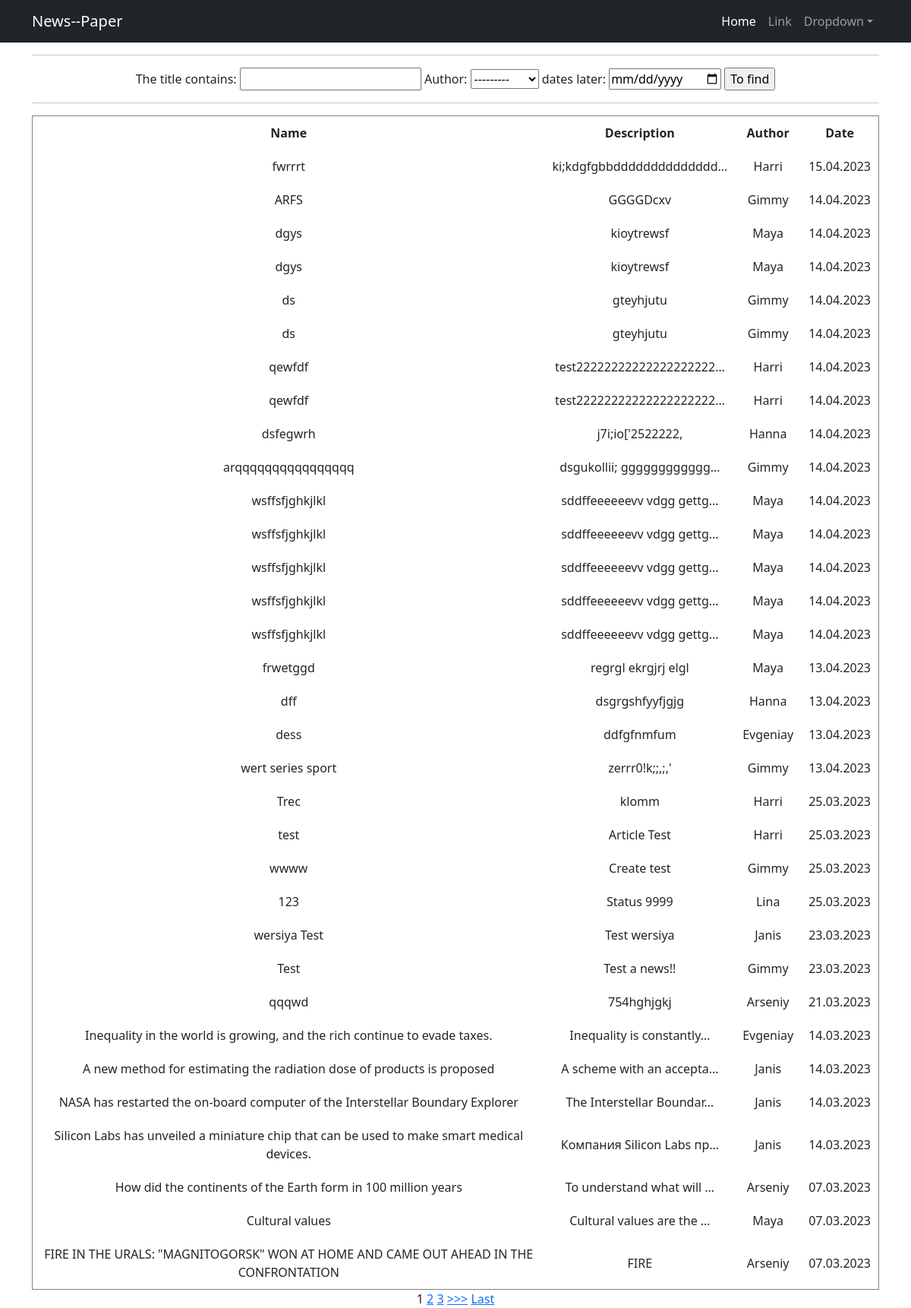
The app's page /news/search/ with its own data.
### news/models.py (models this page shows, shortened)
class Post(models.Model):
    objects = None
    author = models.ForeignKey(Author, on_delete=models.CASCADE)
    typContent = [('Article', 'Article'), ('News', 'News')]
    newsArticle = models.CharField(choices=typContent, max_length=7, default='News')
    dateTime = models.DateTimeField(auto_now_add=True)
    category = models.ManyToManyField(Category, through='PostCategory')
    title = models.CharField(max_length=255)
    text = models.TextField()
    rating = models.SmallIntegerField(default=0)

class Author(models.Model):
    user = models.OneToOneField(User, on_delete=models.CASCADE)
    authorRating = models.SmallIntegerField(default=0)
    def __str__(self):
        return f'{self.user}'

### news/views.py (the view)
# urls.py: path('search/', PostSearch.as_view(), name='post_search'),
class PostSearch(ListView):
    model = Post
    template_name = 'news/search.html'
    context_object_name = 'search'
    queryset = Post.objects.order_by('-dateTime')
    paginate_by = 10
    def get_context_data(self, **kwargs):
        context = super().get_context_data(**kwargs)
        context['time_now'] = datetime.utcnow()
        context['value1'] = None
        context['filter'] = PostFilter(self.request.GET, queryset=self.get_queryset())
        return context

### news/templatetags/custom_filters.py (called while the page is built)
@register.filter(name='censor')
def censor(value):
    sent = value.split()
    for i in bad_words:
        for words in sent:
            if i in words:
                pos = sent.index(words)
                sent.remove(words)
                sent.insert(pos, '*' * len(i))
    return " ".join(sent)

### templates/news/search.html (shortened to what this page needs)
{% extends 'default.html' %}
{% load cache %}
{% load custom_filters %}
{% block content %}
<hr>
    <form method="GET">
        {{ filter.form }}
        <input type="submit" value="To find">
    </form>
<hr>
            <table cellspacing="5" cellpadding="10" border="1" width="100%">
                <tr>
                    <td>
                        <b>Name</b>
                    </td>
                    <td>
                        <b>Description</b>
                    </td>
                    <td>
                        <b>Author</b>
                    </td>
                    <td>
                        <b>Date</b>
                    </td>
                </tr>
                {% for j in filter.qs %}
                <tr>
                    <td>
                        {{ j.title|censor }}
                    </td>
                    <td>
                        {{ j.text|truncatechars:25|censor}}
                    </td>
                    <td>
                        {{ j.author }}
                    </td>
                    <td>
                        {{ j.dateTime|date:"d.m.Y" }}
                    </td>
                </tr>
                {% endfor %}
            </table>
{% if is_paginated %}
    {% for num in page_obj.paginator.page_range %}
        {% if page_obj.number == num %}
            <a>{{ num }}</a>
        {% elif num > page_obj.number|add:'-3' and num < page_obj.number|add:'3' %}
            <a href="?page={{ num }}">{{ num }}</a>
        {% endif %}
    {% endfor %}
    {% if page_obj.has_next %}
        <a href="?page={{ page_obj.next_page_number }}">>>></a>
        <a href="?page={{ page_obj.paginator.num_pages }}">Last</a>
    {% endif %}
{% endif %}
{% endblock content %}

### records on screen
Post: title|censor "fwrrrt", text|censor "ki;kdgfgbbdddddddddddddd…", author "Harri", dateTime "15.04.2023"
Post: title|censor "ARFS", text|censor "GGGGDcxv", author "Gimmy", dateTime "14.04.2023"
Post: title|censor "dgys", text|censor "kioytrewsf", author "Maya", dateTime "14.04.2023"
Post: title|censor "dgys", text|censor "kioytrewsf", author "Maya", dateTime "14.04.2023"
Post: title|censor "ds", text|censor "gteyhjutu", author "Gimmy", dateTime "14.04.2023"
Post: title|censor "ds", text|censor "gteyhjutu", author "Gimmy", dateTime "14.04.2023"
Post: title|censor "qewfdf", text|censor "test22222222222222222222…", author "Harri", dateTime "14.04.2023"
Post: title|censor "qewfdf", text|censor "test22222222222222222222…", author "Harri", dateTime "14.04.2023"
Post: title|censor "dsfegwrh", text|censor "j7i;io['2522222,", author "Hanna", dateTime "14.04.2023"
Post: title|censor "arqqqqqqqqqqqqqqqq", text|censor "dsgukollii; gggggggggggg…", author "Gimmy", dateTime "14.04.2023"
Post: title|censor "wsffsfjghkjlkl", text|censor "sddffeeeeeevv vdgg gettg…", author "Maya", dateTime "14.04.2023"
Post: title|censor "wsffsfjghkjlkl", text|censor "sddffeeeeeevv vdgg gettg…", author "Maya", dateTime "14.04.2023"
Post: title|censor "wsffsfjghkjlkl", text|censor "sddffeeeeeevv vdgg gettg…", author "Maya", dateTime "14.04.2023"
Post: title|censor "wsffsfjghkjlkl", text|censor "sddffeeeeeevv vdgg gettg…", author "Maya", dateTime "14.04.2023"
Post: title|censor "wsffsfjghkjlkl", text|censor "sddffeeeeeevv vdgg gettg…", author "Maya", dateTime "14.04.2023"
Post: title|censor "frwetggd", text|censor "regrgl ekrgjrj elgl", author "Maya", dateTime "13.04.2023"
Post: title|censor "dff", text|censor "dsgrgshfyyfjgjg", author "Hanna", dateTime "13.04.2023"
Post: title|censor "dess", text|censor "ddfgfnmfum", author "Evgeniay", dateTime "13.04.2023"
Post: title|censor "wert series sport", text|censor "zerrr0!k;;,;,'", author "Gimmy", dateTime "13.04.2023"
Post: title|censor "Trec", text|censor "klomm", author "Harri", dateTime "25.03.2023"
Post: title|censor "test", text|censor "Article Test", author "Harri", dateTime "25.03.2023"
Post: title|censor "wwww", text|censor "Create test", author "Gimmy", dateTime "25.03.2023"
Post: title|censor "123", text|censor "Status 9999", author "Lina", dateTime "25.03.2023"
Post: title|censor "wersiya Test", text|censor "Test wersiya", author "Janis", dateTime "23.03.2023"
Post: title|censor "Test", text|censor "Test a news!!", author "Gimmy", dateTime "23.03.2023"
Post: title|censor "qqqwd", text|censor "754hghjgkj", author "Arseniy", dateTime "21.03.2023"
Post: title|censor "Inequality in the world is growing, and the rich continue to evade taxes.", text|censor "Inequality is constantly…", author "Evgeniay", dateTime "14.03.2023"
Post: title|censor "A new method for estimating the radiation dose of products is proposed", text|censor "A scheme with an accepta…", author "Janis", dateTime "14.03.2023"
Post: title|censor "NASA has restarted the on-board computer of the Interstellar Boundary Explorer", text|censor "The Interstellar Boundar…", author "Janis", dateTime "14.03.2023"
Post: title|censor "Silicon Labs has unveiled a miniature chip that can be used to make smart medical devices.", text|censor "Компания Silicon Labs пр…", author "Janis", dateTime "14.03.2023"
Post: title|censor "How did the continents of the Earth form in 100 million years", text|censor "To understand what will …", author "Arseniy", dateTime "07.03.2023"
Post: title|censor "Cultural values", text|censor "Cultural values are the …", author "Maya", dateTime "07.03.2023"
Post: title|censor "FIRE IN THE URALS: \"MAGNITOGORSK\" WON AT HOME AND CAME OUT AHEAD IN THE CONFRONTATION", text|censor "FIRE", author "Arseniy", dateTime "07.03.2023"

### other values on screen
{{ num }} "1"
{{ num }} "2" "3"
